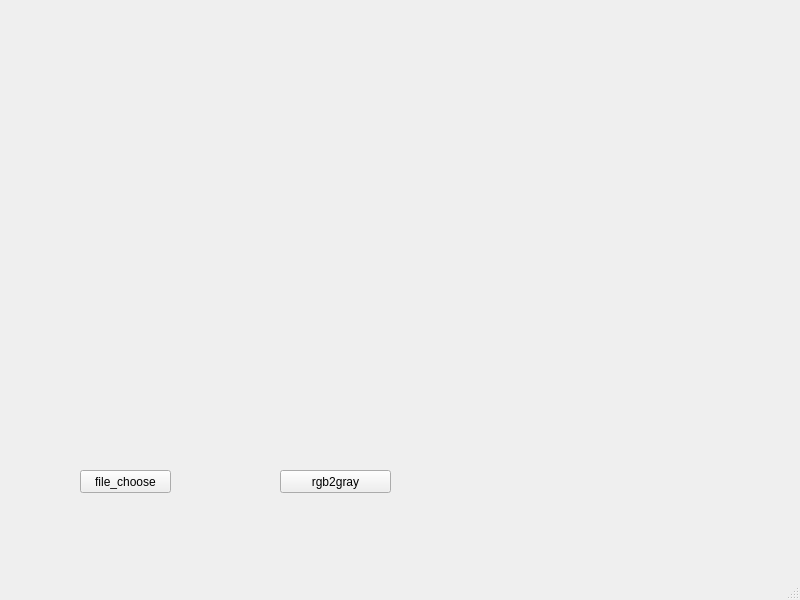
<?xml version="1.0" encoding="UTF-8"?>
<ui version="4.0">
 <class>MainWindow</class>
 <widget class="QMainWindow" name="MainWindow">
  <property name="geometry">
   <rect>
    <x>0</x>
    <y>0</y>
    <width>800</width>
    <height>600</height>
   </rect>
  </property>
  <property name="windowTitle">
   <string>MainWindow</string>
  </property>
  <widget class="QWidget" name="centralwidget">
   <widget class="QLabel" name="image">
    <property name="geometry">
     <rect>
      <x>70</x>
      <y>20</y>
      <width>641</width>
      <height>401</height>
     </rect>
    </property>
    <property name="text">
     <string/>
    </property>
   </widget>
   <widget class="QPushButton" name="file_choose">
    <property name="geometry">
     <rect>
      <x>80</x>
      <y>470</y>
      <width>91</width>
      <height>23</height>
     </rect>
    </property>
    <property name="text">
     <string>file_choose</string>
    </property>
   </widget>
   <widget class="QPushButton" name="rgb2gray">
    <property name="geometry">
     <rect>
      <x>280</x>
      <y>470</y>
      <width>111</width>
      <height>23</height>
     </rect>
    </property>
    <property name="text">
     <string>rgb2gray</string>
    </property>
   </widget>
  </widget>
  <widget class="QMenuBar" name="menubar">
   <property name="geometry">
    <rect>
     <x>0</x>
     <y>0</y>
     <width>800</width>
     <height>21</height>
    </rect>
   </property>
  </widget>
  <widget class="QStatusBar" name="statusbar"/>
 </widget>
 <resources/>
 <connections/>
</ui>
